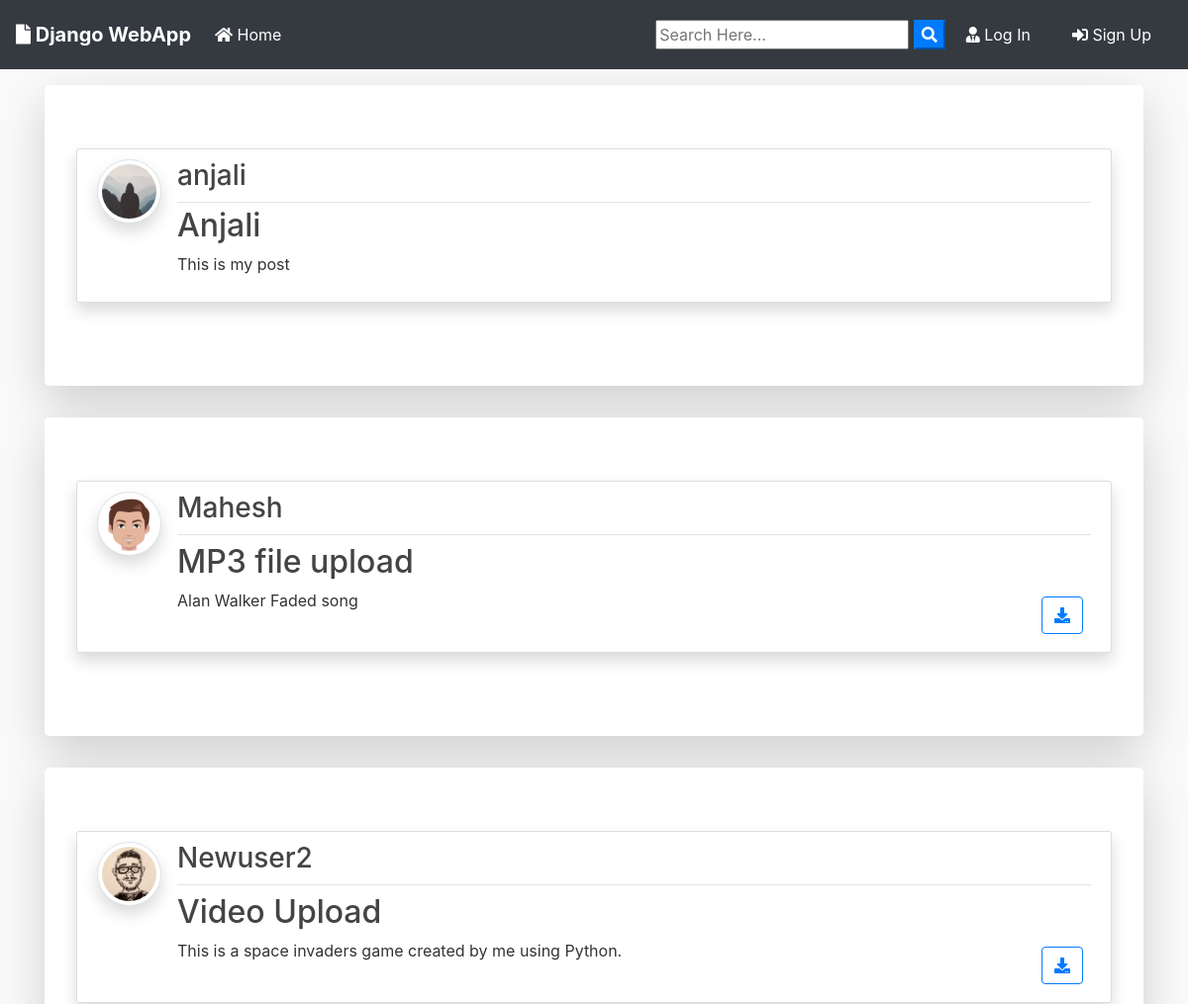
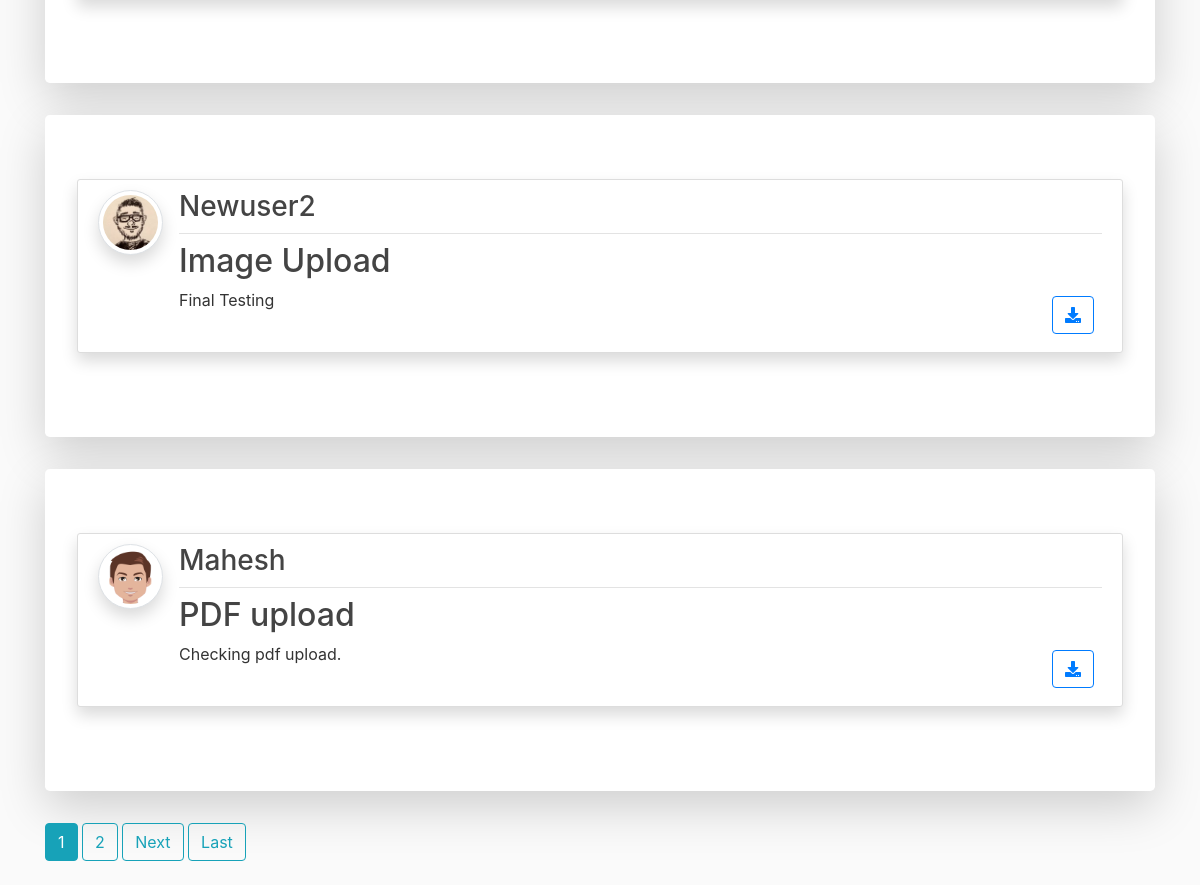
The page / on the database its author committed (2 pictures, top to bottom).
### blog/models.py (models this page shows, shortened)
class Post(models.Model):
	title = models.CharField(max_length=100)
	file = models.FileField(null=True,blank=True,upload_to='Files')
	content = models.TextField()
	date_posted = models.DateTimeField(default=timezone.now)
	author = models.ForeignKey(User, on_delete=models.CASCADE)

### users/models.py (models this page shows, shortened)
class Profile(models.Model):
    user = models.OneToOneField(User, on_delete=models.CASCADE)
    image = models.ImageField(default='default.jpg', upload_to='profile_pics')

### blog/views.py (the view)
# urls.py: path('', PostListView.as_view(), name='blog-home'),
class PostListView(ListView):
    model = Post
    template_name = 'blog/home.html'  # <app>/<model>_<viewtype>.html
    context_object_name = 'posts'
    ordering = ['-date_posted']
    paginate_by = 5

### blog/templates/blog/home.html (shortened to what this page needs)
{% extends "blog/base.html" %}
{% block content %}
    {% for post in posts %}
      <div class="jumbotron mt-3 bg-white shadow-lg">
      <article class="media content-section shadow">
        <a href="{{ post.author.profile.image.url }} " target="_blank"> <img src="{{ post.author.profile.image.url }}  " alt="" class="article-img rounded-circle img-thumbnail img-fluid shadow">
        </a>
        <div class="media-body">
          <div class="article-metadata d-flex justify-content-between">
            <a class="mr-2 " href="{% url 'user-posts' post.author.username  %}"><h3>{{ post.author }}</h3></a>
          </div>
          <h2><a class="article-title text-justify " href="{% url 'post-detail' post.id %}">{{ post.title }}</a></h2>
          <div class="d-flex justify-content-between">
            <p class="article-content text-justify text-truncate overflow-hidden">{{ post.content }}</p>
            {% if post.file %}
          <div class="form-group mt-0 pt-0  m-2">
            <a class="btn btn-outline-primary  btn-d "  href="{{ post.file.url }}"  download type="submit"><i class="fas fa-download"></i></a>
          </div>
          {% endif %}
          </div>
        </div>
      </article>
      </div>
    {% endfor %}
    {% if is_paginated %}
      {% for num in page_obj.paginator.page_range %}
        {% if page_obj.number == num %}
          <a class="btn btn-info mb-4" href="?page={{ num }}">{{ num }}</a>
        {% elif num > page_obj.number|add:'-3' and num < page_obj.number|add:'3' %}
          <a class="btn btn-outline-info mb-4" href="?page={{ num }}">{{ num }}</a>
        {% endif %}
      {% endfor %}
      {% if page_obj.has_next %}
        <a class="btn btn-outline-info mb-4" href="?page={{ page_obj.next_page_number }}">Next</a>
        <a class="btn btn-outline-info mb-4" href="?page={{ page_obj.paginator.num_pages }}">Last</a>
      {% endif %}
    {% endif %}
{% endblock content %}

### blog/templates/blog/base.html (shortened to what this page needs)
{% load static %}
<!doctype html>
<html lang="en">
  <head>
    <link rel="stylesheet" href="https://stackpath.bootstrapcdn.com/bootstrap/4.3.1/css/bootstrap.min.css">
    <link rel="stylesheet" href="https://use.fontawesome.com/releases/v5.8.1/css/all.css" >
    <link rel="stylesheet" href="{% static 'blog/main.css' %}">
</head>
  <body>
        <nav class="navbar navbar-expand-lg navbar-dark bg-dark">
                <a class="navbar-brand font-weight-bold" href="{% url 'blog-home' %}"><i class="fas fa-file"></i> Django WebApp</a>
                <div class="collapse navbar-collapse" id="navbarSupportedContent">
                  <ul class="navbar-nav mr-auto">
                    <li class="nav-item active">
                      <a class="nav-link" href="{% url 'blog-home' %}"><i class="fas fa-home"></i> Home <span class="sr-only">(current)</span></a>
                    </li>
                  </ul>
                  <form id="searchform" action="{% url 'search' %}" method="get">
                    <input type="text" name="q" type="text" value="{{ request.GET.q }}" placeholder="Search Here..." />
                    <button type="button" onclick="searchform.submit()" class=" text-white my-color btn-primary"><i class="fa fa-search"></i></button>
                </form>
                    {% if user.is_authenticated %}
                    <a href="{% url 'user-posts' user %}" class="btn text-white m-2"><i class="fas fa-user-shield"></i> My Post</a>
                    <a href="{% url 'post-create' %} " class="btn text-white m-2"><i class="fas fa-user-edit"></i> New Post</a>
                    <a href="{% url 'profile' %} " class="btn text-white m-2"><i class="fas fa-user"></i> {{ user.username }}</a>
                    <a href="{% url 'logout' %} " class="btn text-white m-2"><i class="fas fa-sign-out-alt"></i> Log Out</a>
                    {% else %}
                    <a href="{% url 'login' %} " class="btn text-white m-2"><i class="fas fa-user-tie"></i> Log In</a>
                    <a href="{% url 'register' %} " class="btn text-white m-2"> <i class="fas fa-sign-in-alt"></i> Sign Up</a>
                    {% endif %}
                </div>
              </nav>
      <div class="container my-bg">
    {% block content %}
    {% endblock  %}
</div>
  </body>
</html>

### blog/static/blog/main.css (style rules this page uses)
body { background: #fafafa; color: #333333; margin-top: 0; }
h1, h2, h3, h4, h5, h6 { color: #444444; }
ul { margin: 0; }
.content-section { background: #ffffff; padding: 10px 20px; border: 1px solid #dddddd; border-radius: 3px; margin-bottom: 20px; }
.article-title { color: #444444; }
.article-content { white-space: pre-line; }
.article-img { height: 65px; width: 65px; margin-right: 16px; }
.article-metadata { padding-bottom: 1px; margin-bottom: 4px; border-bottom: 1px solid #e3e3e3 }

### rows shown on the page
Post: author.profile.image (placeholder picture), author "anjali", title "Anjali", content "This is my post"
Post: author.profile.image (picture), author "Mahesh", title "MP3 file upload", content "Alan Walker Faded song"
Post: author.profile.image (picture), author "Newuser2", title "Video Upload", content "This is a space invaders game created by me using Python."
Post: author.profile.image (picture), author "Newuser2", title "Image Upload", content "Final Testing"
Post: author.profile.image (picture), author "Mahesh", title "PDF upload", content "Checking pdf upload."

### other values the page prints
{{ num }} "1"
{{ num }} "2"
